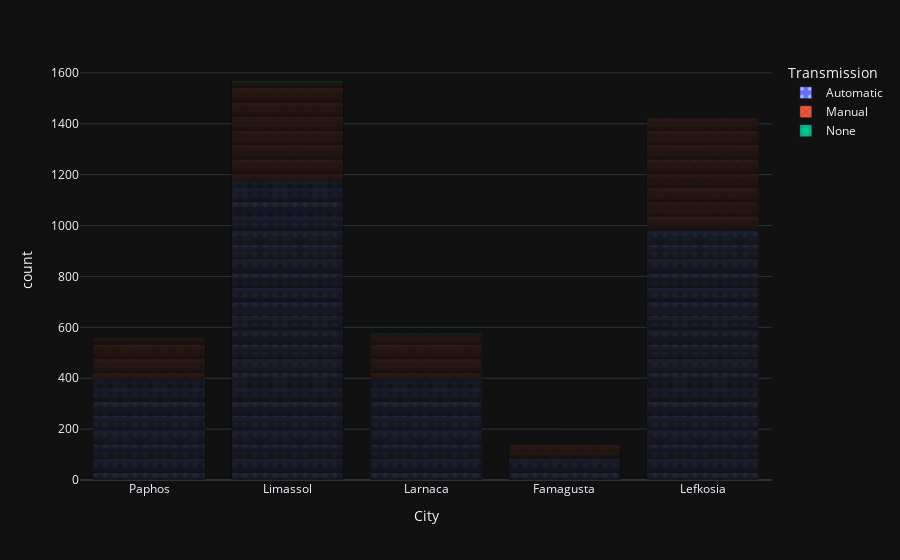

This figure's notebook cell:
### Code cell
px.bar(df, x="City", color="Transmission",
        pattern_shape="Transmission", pattern_shape_sequence=[".", "x", "+"], template='plotly_dark').show()

### Figure 1 — Plotly figure (JSON) as saved in the notebook; plotly's stock layout.template omitted (floating-point values rounded to 4 significant figures; data arrays with more than 128 entries replaced by an {"elided": "..."} marker saying what was removed)
{"data": [{"alignmentgroup": "True", "hovertemplate": "Transmission=Automatic<br>City=%{x}<br>count=%{y}<extra></extra>", "legendgroup": "Automatic", "marker": {"color": "#636efa", "pattern": {"shape": "."}}, "name": "Automatic", "offsetgroup": "Automatic", "orientation": "v", "showlegend": true, "textposition": "auto", "type": "bar", "x": {"elided": "3049 str values"}, "xaxis": "x", "y": {"elided": "3049 int values"}, "yaxis": "y"}, {"alignmentgroup": "True", "hovertemplate": "Transmission=Manual<br>City=%{x}<br>count=%{y}<extra></extra>", "legendgroup": "Manual", "marker": {"color": "#EF553B", "pattern": {"shape": "x"}}, "name": "Manual", "offsetgroup": "Manual", "orientation": "v", "showlegend": true, "textposition": "auto", "type": "bar", "x": {"elided": "1201 str values"}, "xaxis": "x", "y": {"elided": "1201 int values"}, "yaxis": "y"}, {"alignmentgroup": "True", "hovertemplate": "Transmission=None<br>City=%{x}<br>count=%{y}<extra></extra>", "legendgroup": "None", "marker": {"color": "#00cc96", "pattern": {"shape": "+"}}, "name": "None", "offsetgroup": "None", "orientation": "v", "showlegend": true, "textposition": "auto", "type": "bar", "x": ["Limassol", "Larnaca", "Limassol", "Larnaca", "Larnaca", "Limassol", "Larnaca", "Limassol", "Limassol", "Larnaca"], "xaxis": "x", "y": [1, 1, 1, 1, 1, 1, 1, 1, 1, 1], "yaxis": "y"}], "layout": {"barmode": "relative", "legend": {"title": {"text": "Transmission"}, "tracegroupgap": 0}, "margin": {"t": 60}, "xaxis": {"anchor": "y", "domain": [0, 1], "title": {"text": "City"}}, "yaxis": {"anchor": "x", "domain": [0, 1], "title": {"text": "count"}}}}
